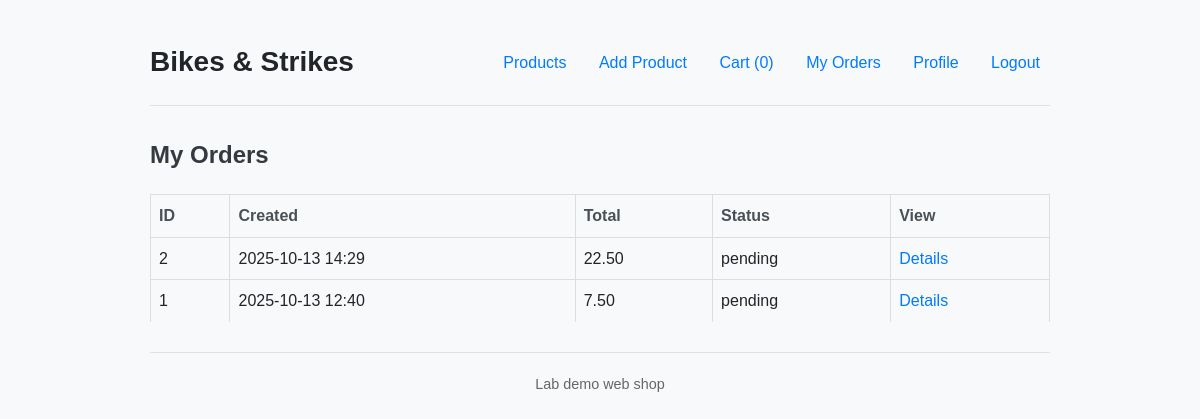
/orders (signed in), run on an earlier commit of the app's database.
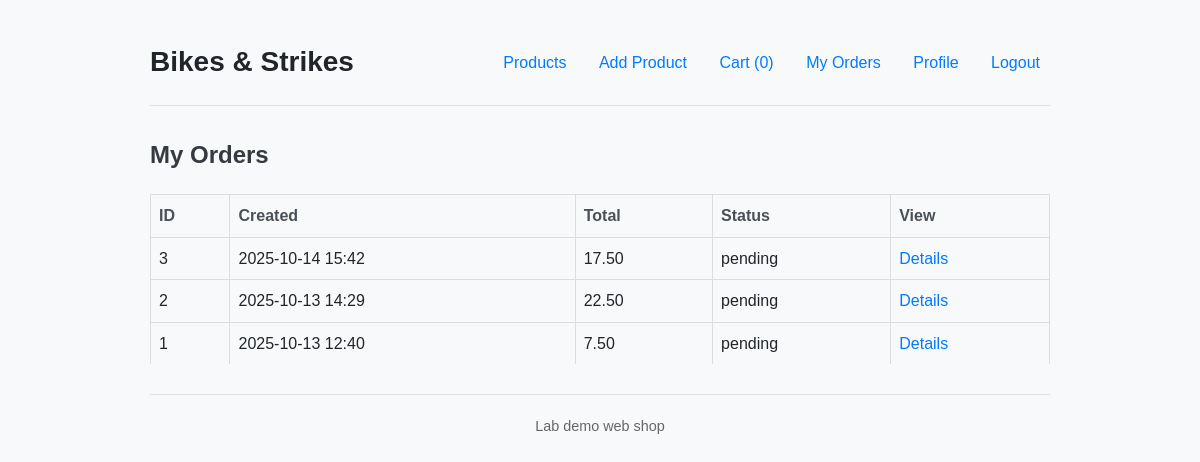
And on a later commit of the database.
### projekt/models.py (models this page shows)
class Order(db.Model):
    id = db.Column(db.Integer, primary_key=True)
    user_id = db.Column(db.Integer, db.ForeignKey('user.id'), nullable=False)
    total_price = db.Column(db.Numeric(12, 2), nullable=False)
    status = db.Column(db.String(50), default='pending')
    created_at = db.Column(db.DateTime, default=datetime.utcnow)
    items = db.relationship('OrderItem', backref='order', lazy=True)

### projekt/routes.py (the view)
@app.route('/orders')
@login_required
def orders():
    my_orders = Order.query.filter_by(
        user_id=current_user.id).order_by(Order.created_at.desc()).all()
    return render_template('orders.html', orders=my_orders)

### projekt/__init__.py (called while the page is built)
@login_manager.user_loader
def load_user(user_id):
    return User.query.get(int(user_id))

### projekt/templates/orders.html
{% extends "base.html" %}
{% block content %}
  <h2>My Orders</h2>
  {% if not orders %}
    <p>No orders yet.</p>
  {% else %}
    <table>
      <tr><th>ID</th><th>Created</th><th>Total</th><th>Status</th><th>View</th></tr>
      {% for o in orders %}
        <tr>
          <td>{{ o.id }}</td>
          <td>{{ o.created_at.strftime('%Y-%m-%d %H:%M') }}</td>
          <td>{{ "%.2f"|format(o.total_price) }}</td>
          <td>{{ o.status }}</td>
          <td><a href="{{ url_for('order_detail', order_id=o.id) }}">Details</a></td>
        </tr>
      {% endfor %}
    </table>
  {% endif %}
{% endblock %}

### projekt/templates/base.html (shortened to what this page needs)
<!doctype html>
<html>
<head>
  <link rel="stylesheet" href="{{ url_for('static', filename='style.css') }}">
</head>
<body>
  <header>
    <div><h1><a href="{{ url_for('index') }}">Bikes & Strikes</a></h1></div>
    <nav>
      <a href="{{ url_for('index') }}">Products</a>
      <a href="{{ url_for('product_new') }}">Add Product</a>
      <a href="{{ url_for('cart_view') }}">Cart ({{ session.get('cart')|length if session.get('cart') else 0 }})</a>
      {% if current_user.is_authenticated %}
        <a href="{{ url_for('orders') }}">My Orders</a>
        <a href="{{ url_for('profile') }}">Profile</a>
        <a href="{{ url_for('logout') }}">Logout</a>
      {% else %}
        <a href="{{ url_for('register') }}">Register</a>
        <a href="{{ url_for('login') }}">Login</a>
      {% endif %}
    </nav>
  </header>
  {% block content %}{% endblock %}
  <footer style="margin-top: 30px; font-size:90%; color:#666">
    <hr/>
    <p>Lab demo web shop</p>
  </footer>
</body>
</html>

### projekt/static/style.css (style rules this page uses)
body { font-family: -apple-system, BlinkMacSystemFont, "Segoe UI", Roboto, Helvetica, Arial, sans-serif, "Apple Color Emoji", "Segoe UI Emoji", "Segoe UI Symbol"; background-color: #f8f9fa; color: #212529; line-height: 1.6; margin: 0; padding: 20px; }
h1, h2, h3 { color: #343a40; margin-top: 0; }
a { color: #007bff; text-decoration: none; transition: color 0.2s; }
header { display: flex; justify-content: space-between; align-items: center; margin-bottom: 30px; padding-bottom: 20px; border-bottom: 1px solid #dee2e6; }
header h1 { margin: 0; font-size: 28px; }
header h1 a { color: #212529; text-decoration: none; }
header nav a { margin-left: 18px; font-size: 16px; font-weight: 500; }
table { width: 100%; border-collapse: collapse; margin-top: 20px; }
table th, table td { padding: 12px 15px; text-align: left; border-bottom: 1px solid #dee2e6; }
table th { background-color: #f8f9fa; font-weight: 600; color: #495057; }
table tr:last-child td { border-bottom: none; }
footer { margin-top: 40px; font-size: 14px; color: #6c757d; text-align: center; }
footer hr { border: 0; border-top: 1px solid #dee2e6; margin-bottom: 20px; }
body { font-family: Arial, sans-serif; max-width: 900px; margin: 20px auto; }
header { display:flex; justify-content:space-between; align-items:center; }
nav a { margin-right: 10px; }
table { width:100%; border-collapse: collapse; margin-top:12px; }
table th, table td { border:1px solid #ddd; padding:8px; }

What changed in the data, as far as the page shows it:
added Order: id "3", created_at "2025-10-14 15:42", total_price "17.50", status "pending"
